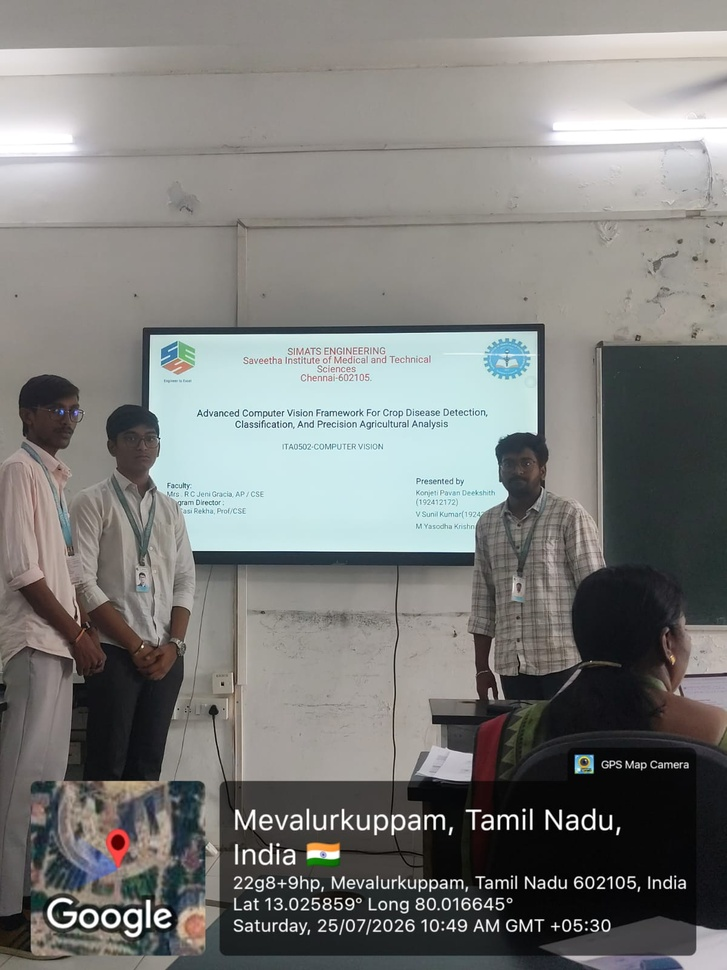
#> input picture CAPSTONE REVIEWS/REVIEW 1/CV review 1 geotag photo.jpeg, 727 x 970 px, shrunk from 1200 x 1600 before the run, given in place of VC - (DD+5.1 - 192Kbps) [Tel + Mal + Kan] - 2.6GB - ESub.mkv, which was not available
$ python 'EXP 39.py'
#> lines starting #> are read from the running program, lines starting #| are printed output that depends on the picture; after the words box and inside, x2 and y2 are one past the last pixel; in counts of white or black regions, pixels touching at a corner belong together; pictures that were not available may be replaced by others from this repository, and a replacement may not be noted
import cv2

video_path=r"C:\Users\sunil\Downloads\www.5MovieRulz.software - Love Oh Love (2026) 1080p TRUE WEB-DL - AVC - (DD+5.1 - 192Kbps) [Tel + Mal + Kan] - 2.6GB - ESub.mkv"
cap=cv2.VideoCapture(video_path)

ret,frame=cap.read()
#> frame is the input picture: shape (970, 727, 3); mean B, G, R 123.1, 125.4, 124.7

if ret:
    gray=cv2.cvtColor(frame,cv2.COLOR_BGR2GRAY)
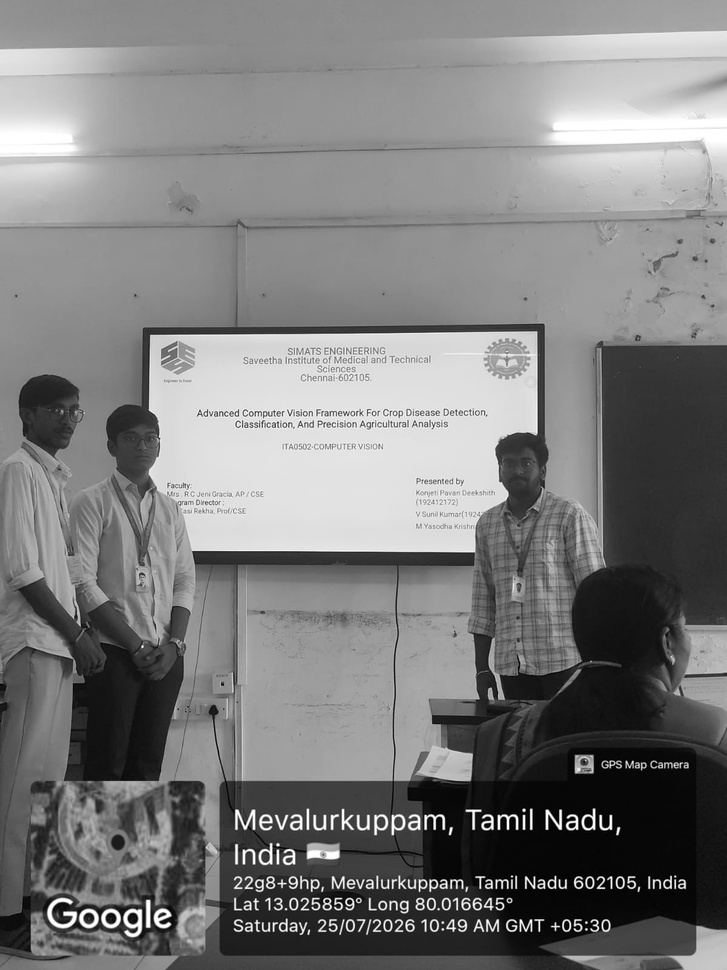
#> gray: shape (970, 727); min 0, max 255, mean 124.9
    blur=cv2.GaussianBlur(gray,(5,5),0)
    edges=cv2.Canny(blur,50,150)
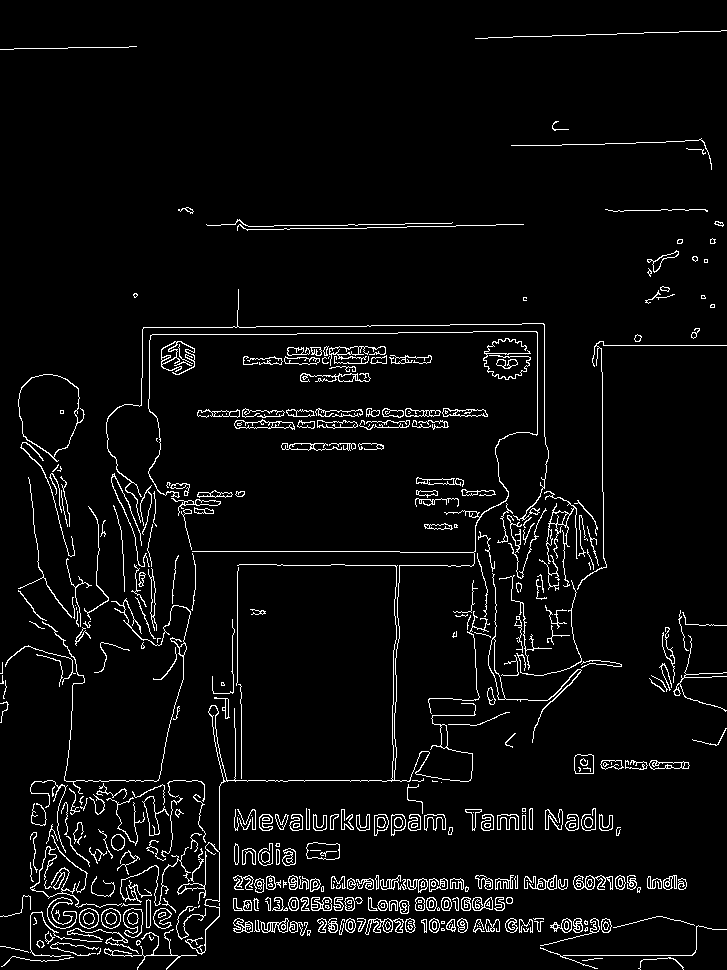
#> edges: shape (970, 727); 4.6% white in thin lines or dots
    contours,_=cv2.findContours(edges,cv2.RETR_EXTERNAL,cv2.CHAIN_APPROX_SIMPLE)
#> contours = 379 contours, 206 with area under 20; largest, box (x1, y1, x2, y2) and area: (18, 374, 85, 462) 3796, (148, 331, 538, 850) 586, (306, 842, 340, 860) 482, (123, 908, 143, 938) 412, (488, 573, 582, 743) 380

    for contour in contours:
        x,y,w,h=cv2.boundingRect(contour)
        if w>50 and h>30:
            cv2.rectangle(frame,(x,y),(x+w,y+h),(0,255,0),2)
#> this loop made 379 passes
#> (x, y, w, h) on passes 1 to 3: (582, 958, 21, 3), (638, 957, 46, 13), (1, 956, 73, 11)
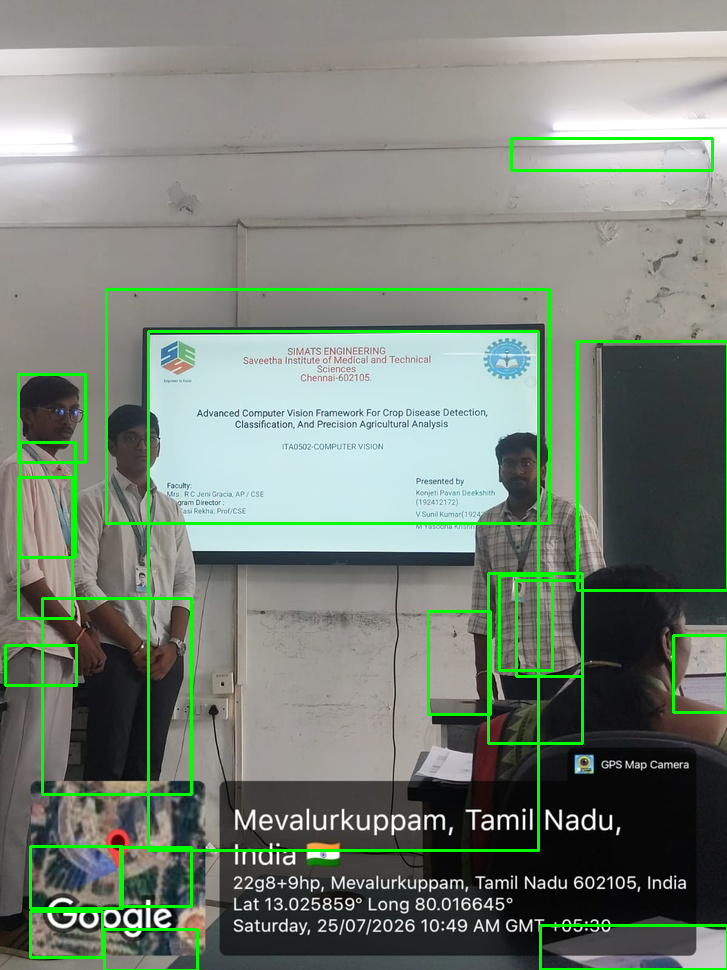
#> frame: shape (970, 727, 3); 3.81% of pixels changed, all inside (x1, y1, x2, y2) = (4, 137, 727, 970)

    cv2.imshow("Vehicle Detection",frame)
    cv2.waitKey(0)

cap.release()
cv2.destroyAllWindows()
